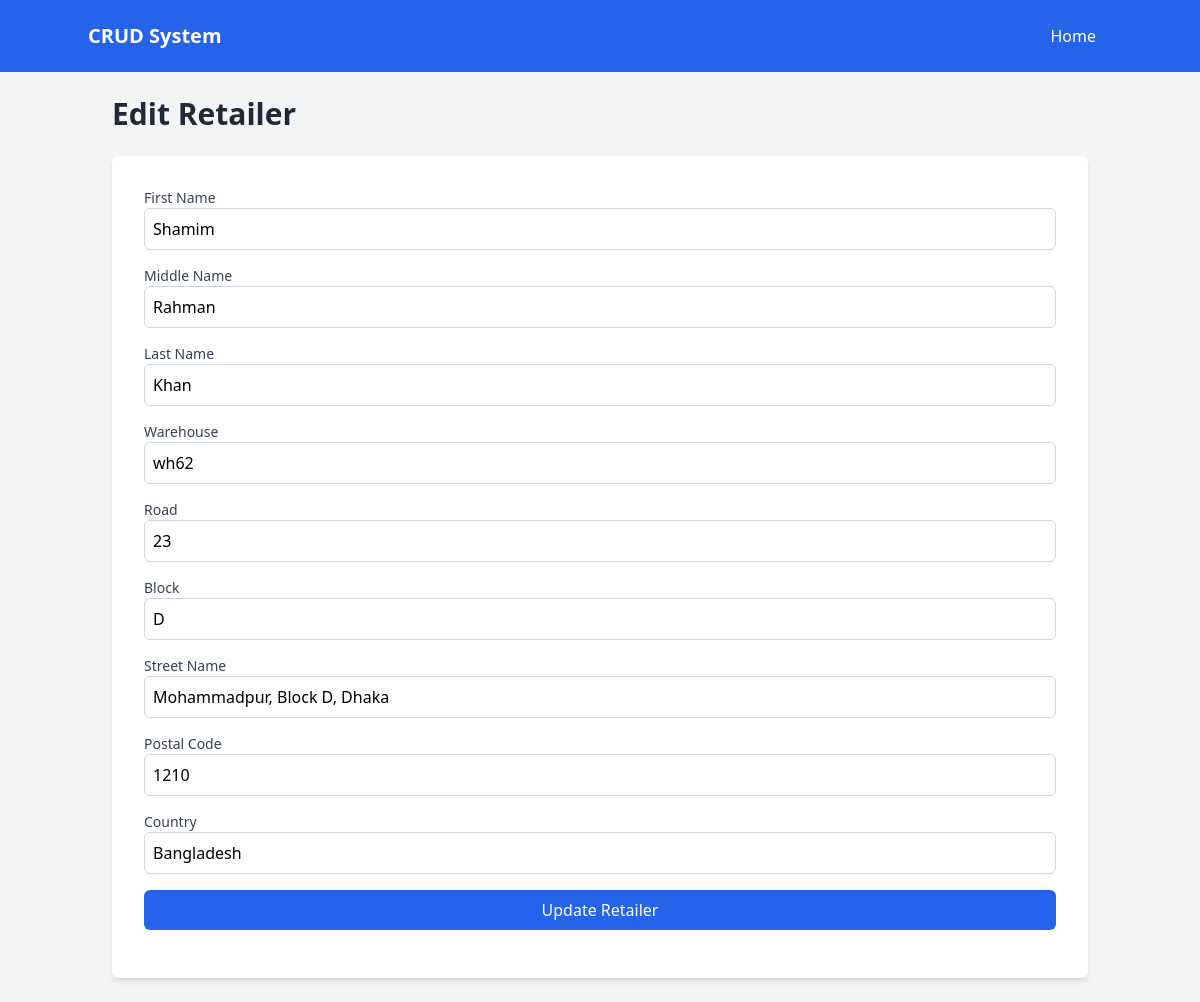
The app's page /edituser.php?id=4 with its own data.
### tables this page shows
CREATE TABLE `retailers` (
  `retailer_id` int(11) NOT NULL,
  `first_name` varchar(100) NOT NULL,
  `middle_name` varchar(100) DEFAULT NULL,
  `last_name` varchar(100) NOT NULL,
  `warehouse` varchar(255) NOT NULL,
  `road` varchar(255) NOT NULL,
  `block` varchar(255) NOT NULL,
  `street_name` varchar(255) NOT NULL,
  `postal_code` varchar(20) NOT NULL,
  `country` varchar(100) NOT NULL
);

### edituser.php (the view, shortened to what this page needs)
<?php
include 'config.php';
if (isset($_GET['id'])) {
    $retailer_id = $_GET['id'];
    $sql = "SELECT * FROM retailers WHERE retailer_id = '$retailer_id'";
    $result = mysqli_query($conn, $sql);
    $row = mysqli_fetch_assoc($result);
}
?>
<!DOCTYPE html>
<html lang="en">
<head>
    <script src="https://cdn.tailwindcss.com"></script>
</head>
<body class="bg-gray-100 font-sans leading-normal tracking-normal">
    <nav class="bg-blue-600 p-4">
        <div class="container mx-auto flex justify-between items-center">
            <a href="index.php" class="text-white text-xl font-bold">CRUD System</a>
            <a href="index.php" class="text-white px-4 py-2">Home</a>
        </div>
    </nav>
    <div class="container mx-auto p-6">
        <h1 class="text-3xl font-bold text-gray-800 mb-6">Edit Retailer</h1>
        <form action="edituser.php" method="POST" class="bg-white p-8 rounded-md shadow-md">
            <div class="mb-4">
                <label for="first_name" class="block text-sm font-medium text-gray-700">First Name</label>
                <input type="text" id="first_name" name="first_name" class="w-full p-2 border border-gray-300 rounded-md" value="<?= $row['first_name']; ?>" required>
            </div>
            <div class="mb-4">
                <label for="middle_name" class="block text-sm font-medium text-gray-700">Middle Name</label>
                <input type="text" id="middle_name" name="middle_name" class="w-full p-2 border border-gray-300 rounded-md" value="<?= $row['middle_name']; ?>">
            </div>
            <div class="mb-4">
                <label for="last_name" class="block text-sm font-medium text-gray-700">Last Name</label>
                <input type="text" id="last_name" name="last_name" class="w-full p-2 border border-gray-300 rounded-md" value="<?= $row['last_name']; ?>" required>
            </div>
            <div class="mb-4">
                <label for="warehouse" class="block text-sm font-medium text-gray-700">Warehouse</label>
                <input type="text" id="warehouse" name="warehouse" class="w-full p-2 border border-gray-300 rounded-md" value="<?= $row['warehouse']; ?>" required>
            </div>
            <div class="mb-4">
                <label for="road" class="block text-sm font-medium text-gray-700">Road</label>
                <input type="text" id="road" name="road" class="w-full p-2 border border-gray-300 rounded-md" value="<?= $row['road']; ?>" required>
            </div>
            <div class="mb-4">
                <label for="block" class="block text-sm font-medium text-gray-700">Block</label>
                <input type="text" id="block" name="block" class="w-full p-2 border border-gray-300 rounded-md" value="<?= $row['block']; ?>" required>
            </div>
            <div class="mb-4">
                <label for="street_name" class="block text-sm font-medium text-gray-700">Street Name</label>
                <input type="text" id="street_name" name="street_name" class="w-full p-2 border border-gray-300 rounded-md" value="<?= $row['street_name']; ?>" required>
            </div>
            <div class="mb-4">
                <label for="postal_code" class="block text-sm font-medium text-gray-700">Postal Code</label>
                <input type="text" id="postal_code" name="postal_code" class="w-full p-2 border border-gray-300 rounded-md" value="<?= $row['postal_code']; ?>" required>
            </div>
            <div class="mb-4">
                <label for="country" class="block text-sm font-medium text-gray-700">Country</label>
                <input type="text" id="country" name="country" class="w-full p-2 border border-gray-300 rounded-md" value="<?= $row['country']; ?>" required>
            </div>
            <div class="mb-4">
                <button type="submit" class="w-full bg-blue-600 text-white p-2 rounded-md">Update Retailer</button>
            </div>
        </form>
    </div>
</body>
</html>

### records on screen
retailers: first_name "Shamim", middle_name "Rahman", last_name "Khan", warehouse "wh62", road "23", block "D", street_name "Mohammadpur, Block D, Dhaka", postal_code "1210", country "Bangladesh"
